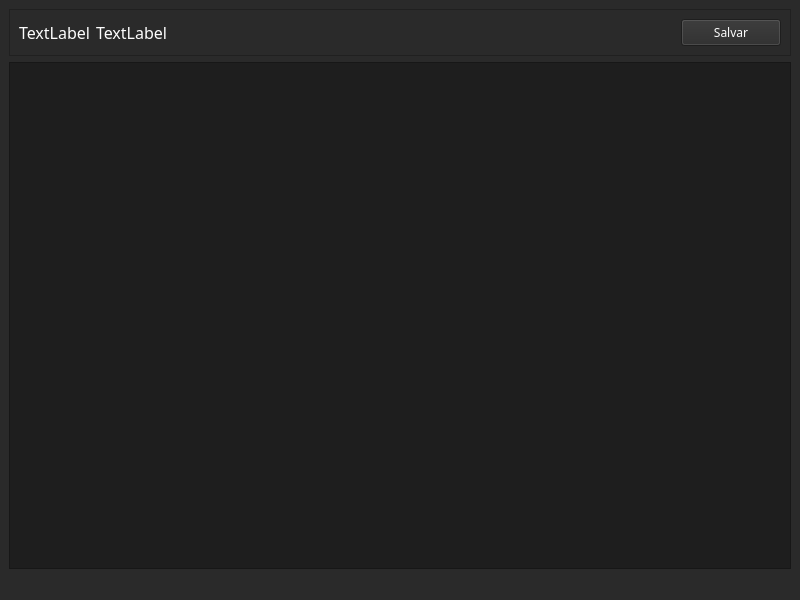
<?xml version="1.0" encoding="UTF-8"?>
<ui version="4.0">
 <class>MainWindow</class>
 <widget class="QMainWindow" name="MainWindow">
  <property name="geometry">
   <rect>
    <x>0</x>
    <y>0</y>
    <width>800</width>
    <height>600</height>
   </rect>
  </property>
  <property name="sizePolicy">
   <sizepolicy hsizetype="Expanding" vsizetype="Expanding">
    <horstretch>0</horstretch>
    <verstretch>0</verstretch>
   </sizepolicy>
  </property>
  <property name="windowTitle">
   <string>MainWindow</string>
  </property>
  <property name="styleSheet">
   <string notr="true">background: #2a2a2a;
color: #fdfdfd;</string>
  </property>
  <widget class="QWidget" name="centralwidget">
   <layout class="QVBoxLayout" name="verticalLayout">
    <item>
     <widget class="QFrame" name="frame">
      <property name="sizePolicy">
       <sizepolicy hsizetype="Expanding" vsizetype="Preferred">
        <horstretch>0</horstretch>
        <verstretch>0</verstretch>
       </sizepolicy>
      </property>
      <property name="minimumSize">
       <size>
        <width>0</width>
        <height>27</height>
       </size>
      </property>
      <property name="frameShape">
       <enum>QFrame::StyledPanel</enum>
      </property>
      <property name="frameShadow">
       <enum>QFrame::Raised</enum>
      </property>
      <layout class="QHBoxLayout" name="horizontalLayout">
       <item>
        <widget class="QLabel" name="name_book">
         <property name="font">
          <font>
           <family>Noto Sans</family>
           <pointsize>12</pointsize>
          </font>
         </property>
         <property name="text">
          <string>TextLabel</string>
         </property>
        </widget>
       </item>
       <item>
        <widget class="QLabel" name="number_book">
         <property name="font">
          <font>
           <family>Noto Sans</family>
           <pointsize>12</pointsize>
          </font>
         </property>
         <property name="text">
          <string>TextLabel</string>
         </property>
        </widget>
       </item>
       <item>
        <spacer name="horizontalSpacer">
         <property name="orientation">
          <enum>Qt::Horizontal</enum>
         </property>
         <property name="sizeHint" stdset="0">
          <size>
           <width>653</width>
           <height>20</height>
          </size>
         </property>
        </spacer>
       </item>
       <item>
        <widget class="QPushButton" name="btn_save">
         <property name="minimumSize">
          <size>
           <width>100</width>
           <height>27</height>
          </size>
         </property>
         <property name="font">
          <font>
           <family>Noto Sans</family>
          </font>
         </property>
         <property name="text">
          <string>Salvar</string>
         </property>
        </widget>
       </item>
      </layout>
     </widget>
    </item>
    <item>
     <widget class="QTextEdit" name="textEdit">
      <property name="font">
       <font>
        <family>Noto Sans</family>
        <pointsize>12</pointsize>
       </font>
      </property>
      <property name="styleSheet">
       <string notr="true">background: #1e1e1e;</string>
      </property>
     </widget>
    </item>
   </layout>
  </widget>
  <widget class="QMenuBar" name="menubar">
   <property name="geometry">
    <rect>
     <x>0</x>
     <y>0</y>
     <width>800</width>
     <height>24</height>
    </rect>
   </property>
  </widget>
  <widget class="QStatusBar" name="statusbar"/>
 </widget>
 <resources/>
 <connections/>
</ui>
